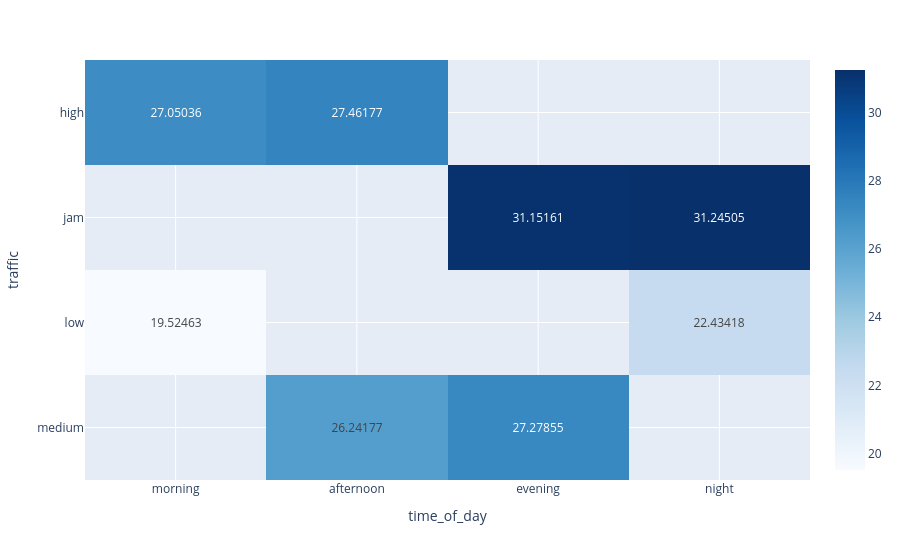

Notebook code cell kept with this figure:
### Markdown cell above
(1) Regardless of the weekend the mean delivery time is simillar for all traffic situations.

### Code cell
multivariate_analysis('time','time_of_day','traffic')

### Figure 1 — Plotly figure (JSON) as saved in the notebook; plotly's stock layout.template omitted (floating-point values rounded to 4 significant figures)
{"data": [{"coloraxis": "coloraxis", "hovertemplate": "time_of_day: %{x}<br>traffic: %{y}<br>color: %{z}<extra></extra>", "name": "0", "texttemplate": "%{z}", "type": "heatmap", "x": ["morning", "afternoon", "evening", "night"], "xaxis": "x", "y": ["high", "jam", "low", "medium"], "yaxis": "y", "z": [[27.05, 27.46, NaN, NaN], [NaN, NaN, 31.15, 31.25], [19.52, NaN, NaN, 22.43], [NaN, 26.24, 27.28, NaN]]}], "layout": {"coloraxis": {"colorscale": [[0, "rgb(247,251,255)"], [0.125, "rgb(222,235,247)"], [0.25, "rgb(198,219,239)"], [0.375, "rgb(158,202,225)"], [0.5, "rgb(107,174,214)"], [0.625, "rgb(66,146,198)"], [0.75, "rgb(33,113,181)"], [0.875, "rgb(8,81,156)"], [1, "rgb(8,48,107)"]]}, "margin": {"t": 60}, "xaxis": {"anchor": "y", "domain": [0, 1], "title": {"text": "time_of_day"}}, "yaxis": {"anchor": "x", "autorange": "reversed", "domain": [0, 1], "title": {"text": "traffic"}}}}
